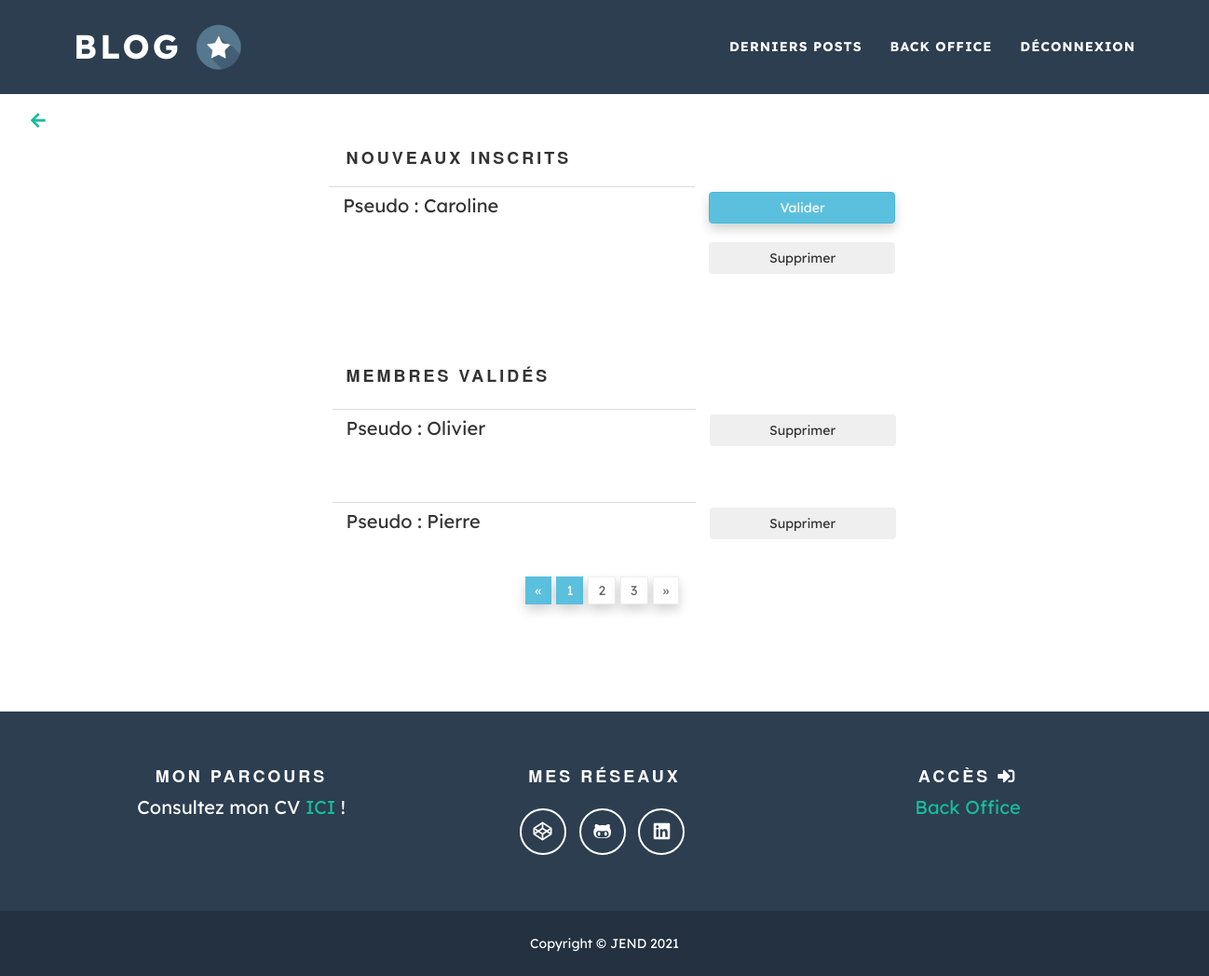
Page /manage (signed in) on the committed database.
### tables this page shows
CREATE TABLE `cv_managers` (
  `id` int(11) NOT NULL,
  `user` varchar(100) NOT NULL,
  `password` varchar(255) NOT NULL,
  `role` int(11) DEFAULT NULL
);

### controllers/controllerManage.php (called while the page is built, shortened)
<?php
class ControllerManage
{
    private $admin_infos;
    public function __construct()
    {
        $this->admin_infos = new RepositoryConnect();
    }
    public function __invoke()
    {
        $getManagers = $this->admin_infos->infoManagers();
        $getFutureMembers = $this->admin_infos->newRegistered();
        require_once('views/viewManage.php');
    }
}

### repository/Database.php (called while the page is built)
<?php
class Database
{
    protected function connectDB()
    {
    	$db = new PDO('mysql:host=localhost;dbname=blogphp1;charset=utf8', 'root', '');
    	$db->setAttribute(PDO::ATTR_ERRMODE, PDO::ERRMODE_EXCEPTION);
        $db->setAttribute(PDO::FETCH_ASSOC, false);
    	return $db;
    }
}

### repository/RepositoryConnect.php (called while the page is built, shortened)
<?php
class RepositoryConnect extends Database
{
    public function infoManagers()
    {
        $managers = array();
        $req = $this->connectDB()->query(
            'SELECT *
            FROM cv_managers
            WHERE id > 1
            AND role = 1
            ORDER BY id
            DESC'
        );
        $req->execute();
        while($data = $req->fetch())
        {
            $managers[] = new Connect($data);
        }
        return $managers;
    }
    public function newRegistered()
    {
        $futureMembers = array();
        $req = $this->connectDB()->query(
            'SELECT *
            FROM cv_managers
            WHERE id > 1
            AND role IS NULL
            ORDER BY id
            DESC'
        );
        $req->execute();
        while($data = $req->fetch())
        {
            $futureMembers[] = new Connect($data);
        }
        return $futureMembers;
    }
}

### models/Common.php (called while the page is built, shortened)
<?php
class Common
{
    public function hydrate(array $data)
    {
        foreach($data as $key => $value)
        {
            $method = 'set'.ucfirst($key);
        }
    }
}

### models/Connect.php (called while the page is built, shortened)
<?php
class Connect extends Common
{
    private $_user;
    public function getUser()
    {
        return $this->_user;
    }
    public function setId($id)
    {
        $id = (int) $id;
    }
    public function setUser($user)
    {
        if(is_string($user))
            $this->_user = $user;
    }
}

### views/viewManage.php (the view, shortened to what this page needs)
<?php require_once('views/header.php'); ?>
<div class="medium-spacer"></div>
<div class="medium-spacer"></div>
<div class="medium-spacer"></div>
<a href="backoff" class="btn return-back"><i class="fas fa-arrow-left"></i></a>
<div class="container">
    <div class="row">
        <div class="col-md-9 col-md-offset-3">
            <h4 class="centered-text">Nouveaux inscrits</h4>
        </div>
        <?php
        foreach($getFutureMembers as $getFutureMember): ?>
            <div class="col-xs-10 col-xs-offset-1 col-md-12 manage-dashboard">
                <div class="row block centered-text">
                    <div class="col-md-2"></div>
                    <div class="col-md-4 special-manage-col-1">
                        <p>Pseudo : <?= ucfirst($getFutureMember->getUser()) ?></p>
                    </div>
                    <div class="col-md-3 special-manage-col-2">
                        <form action="manage" method="post">
                            <input type="submit" name="premium_user" class="btn btn-info special-manage-button" value="Valider" onclick="return(confirm('Validez-vous ce choix ?'));" />
                        </form>
                        <form action="manage" method="post">
                            <input type="submit" name="trash_user" class="btn special-manage-button" value="Supprimer" onclick="return(confirm('Validez-vous ce choix ?'));" />
                        </form>
                    </div>
                    <div class="col-md-3"></div>
                </div>
            </div>
        <?php endforeach; ?>
    </div>
</div>
<div class="medium-spacer"></div>
<div class="container">
    <div class="row">
        <div class="col-md-9 col-md-offset-3">
            <h4 class="centered-text">Membres validés</h4>
        </div>
        <?php
        foreach($getManagers as $getManager): ?>
            <div class="col-xs-10 col-xs-offset-1 col-md-12 manage-dashboard list-wrapper">
                <div class="row block centered-text">
                    <div class="col-md-2"></div>
                    <div class="col-md-4 special-manage-col-1">
                        <p>Pseudo : <?= ucfirst($getManager->getUser()) ?></p>
                    </div>
                    <div class="col-md-3 special-manage-col-2">
                        <form action="manage" method="post">
                            <input type="submit" name="trash_user" class="btn special-manage-button" value="Supprimer" onclick="return(confirm('Validez-vous ce choix ? Attention, la suppression de cet utilisateur entraînera la suppression de ses articles'));" />
                        </form>
                    </div>
                    <div class="col-md-3"></div>
                </div>
            </div>
        <?php endforeach; ?>
    </div>
</div>
<div id="pagination-container"></div>
<?php require_once('views/footer.php'); ?>

### content/style.css (style rules this page uses)
abbr, address, area, article, aside, audio, b, base, bdi, bdo, blockquote, body, br, button, canvas, caption, cite, code, col, colgroup, data, datalist, dd, del, details, dfn, dialog, div, dl, dt, em, embed, fieldset, figcaption, figure, footer, form, head, header, hgroup, hr, html, iframe, img, input, ins, kbd, label, legend, li, link, main, map, mark, menu, meta, meter, nav, noscript, object, ol, optgroup, option, output, p, param, picture, pre, progress, q, rp, rt, ruby, s, samp, script, section, select, slot, small, source, span, strong, style, sub, summary, sup, table, tbody, td, template, textarea, tfoot, th, thead, time, title, tr, track, u, ul, var, video, wbr { font-family: 'Lexend Deca', sans-serif !important; }
h1, h2, h3, h4, h5, h6 { letter-spacing: 3px !important; }
a { font-family: 'Lexend Deca', sans-serif !important; text-decoration: none !important; }
.medium-spacer { height: 50px; }
.btn-info { box-shadow: 0 6px 12px rgba(0, 0, 0, .175) !important; font-weight: normal !important; }
.return-back { position: absolute !important; top: 110px !important; left: 20px !important; font-size: 18px !important; }
.manage-dashboard { margin-bottom: 10px !important; padding: 10px !important; }
.special-manage-col-1 { border-top: 1px solid #dcdcdc !important; padding-top: 6px !important; }
.special-manage-col-2 { padding-top: 6px !important; }
.special-manage-button { width: 200px !important; margin-bottom: 20px !important; }
.list-wrapper { padding: 15px !important; overflow: hidden !important; }

### rows in the picture
cv_managers: user "Caroline"
cv_managers: user "Olivier"
cv_managers: user "Pierre"
